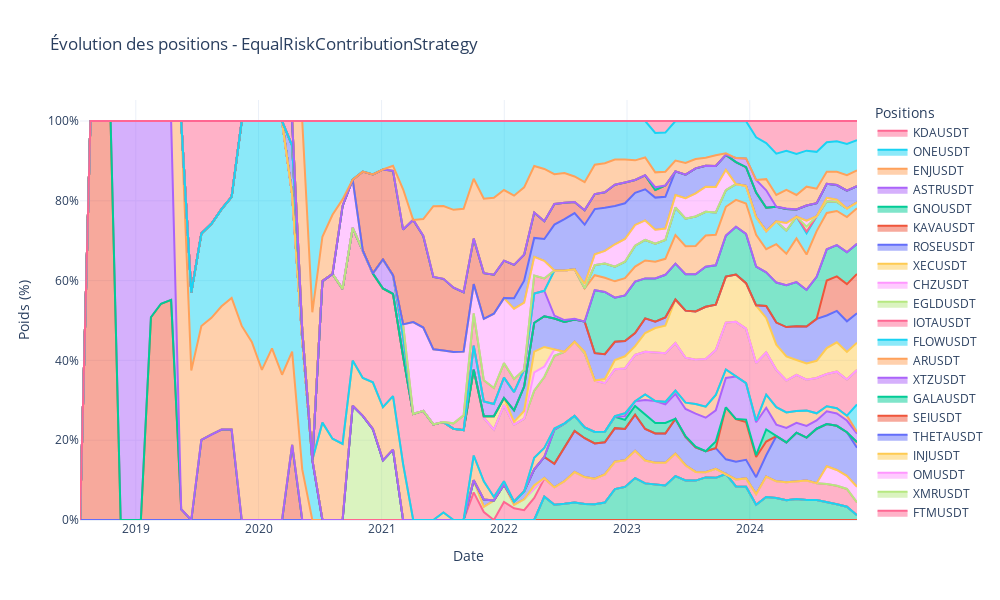

The notebook cell saved with this chart:
### Code cell
# Affichage des positions finales de la stratégie Equal Risk Contribution
ERC.positions()
